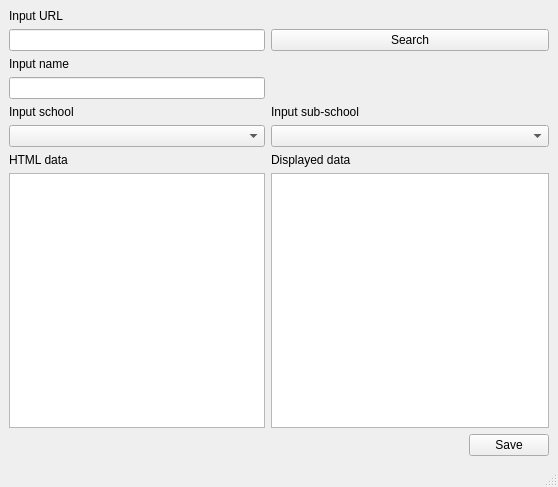
<?xml version="1.0" encoding="UTF-8"?>
<ui version="4.0">
 <class>AddData</class>
 <widget class="QMainWindow" name="AddData">
  <property name="geometry">
   <rect>
    <x>0</x>
    <y>0</y>
    <width>558</width>
    <height>487</height>
   </rect>
  </property>
  <property name="windowTitle">
   <string>MainWindow</string>
  </property>
  <widget class="QWidget" name="centralwidget">
   <layout class="QGridLayout" name="gridLayout">
    <item row="7" column="0">
     <widget class="QTextEdit" name="inputHTML"/>
    </item>
    <item row="1" column="0">
     <widget class="QLineEdit" name="url"/>
    </item>
    <item row="8" column="2">
     <widget class="QPushButton" name="save">
      <property name="text">
       <string>Save</string>
      </property>
     </widget>
    </item>
    <item row="2" column="0">
     <widget class="QLabel" name="label_6">
      <property name="text">
       <string>Input name</string>
      </property>
     </widget>
    </item>
    <item row="5" column="0">
     <widget class="QComboBox" name="school"/>
    </item>
    <item row="7" column="1" colspan="2">
     <widget class="QTextBrowser" name="displayData"/>
    </item>
    <item row="6" column="1" colspan="2">
     <widget class="QLabel" name="label_2">
      <property name="text">
       <string>Displayed data</string>
      </property>
     </widget>
    </item>
    <item row="4" column="1" colspan="2">
     <widget class="QLabel" name="label_5">
      <property name="text">
       <string>Input sub-school</string>
      </property>
     </widget>
    </item>
    <item row="8" column="1">
     <spacer name="horizontalSpacer">
      <property name="orientation">
       <enum>Qt::Horizontal</enum>
      </property>
      <property name="sizeHint" stdset="0">
       <size>
        <width>40</width>
        <height>20</height>
       </size>
      </property>
     </spacer>
    </item>
    <item row="6" column="0">
     <widget class="QLabel" name="label">
      <property name="text">
       <string>HTML data</string>
      </property>
     </widget>
    </item>
    <item row="0" column="0">
     <widget class="QLabel" name="label_3">
      <property name="text">
       <string>Input URL</string>
      </property>
     </widget>
    </item>
    <item row="4" column="0">
     <widget class="QLabel" name="label_4">
      <property name="text">
       <string>Input school</string>
      </property>
     </widget>
    </item>
    <item row="1" column="1" colspan="2">
     <widget class="QPushButton" name="search">
      <property name="text">
       <string>Search</string>
      </property>
     </widget>
    </item>
    <item row="5" column="1" colspan="2">
     <widget class="QComboBox" name="subschool"/>
    </item>
    <item row="3" column="0">
     <widget class="QLineEdit" name="name"/>
    </item>
   </layout>
  </widget>
  <widget class="QMenuBar" name="menubar">
   <property name="geometry">
    <rect>
     <x>0</x>
     <y>0</y>
     <width>558</width>
     <height>21</height>
    </rect>
   </property>
  </widget>
  <widget class="QStatusBar" name="statusBar"/>
 </widget>
 <resources/>
 <connections/>
</ui>
